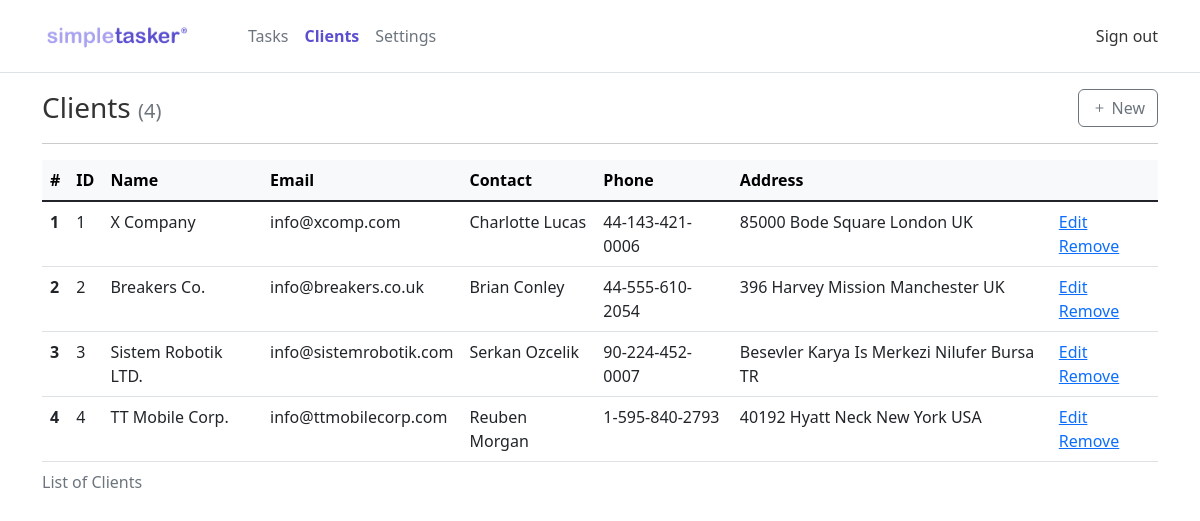
The page /clients (signed in) on the database its author committed.
### tables this page shows
CREATE TABLE "clients" (
	"clientid"	INTEGER NOT NULL,
	"userid"	INTEGER,
	"name"	TEXT NOT NULL,
	"email"	TEXT,
	"contact"	TEXT,
	"phone"	TEXT,
	"address"	TEXT,
	"status"	INTEGER DEFAULT 1,
	PRIMARY KEY("clientid" AUTOINCREMENT)
);

### app.py (the view)
@app.route("/clients")
@login_required
def clients():
    if request.args.get("submit") == 'remove' and request.args.get("clientid"):
        sql = db.execute("UPDATE clients SET status = -1 WHERE userid = ? AND clientid = ?", session["userid"], request.args.get("clientid"))
        if sql > 0:
            flash('Client removed!')
        else:
            flash('Client not removed!', 'error')
    clients = db.execute("SELECT * FROM clients WHERE status != -1 AND userid = ?", session["userid"])
    for i, client in enumerate(clients, start = 1):
        client["row"] = i
    return render_template("clients.html", clients = clients, count = len(clients))

### app.py (called while the page is built)
@app.after_request
def after_request(response):
    response.headers["Cache-Control"] = "no-cache, no-store, must-revalidate"
    response.headers["Expires"] = 0
    response.headers["Pragma"] = "no-cache"
    return response

### helpers.py (called while the page is built)
def login_required(f):
    @wraps(f)
    def decorated_function(*args, **kwargs):
        if session.get("userid") is None:
            return redirect("/login")
        return f(*args, **kwargs)
    return decorated_function

### templates/clients.html (shortened to what this page needs)
{% extends "layout.html" %}
{% block main %}
<main>
    <header class="p-3 mb-3 border-bottom">
        <div class="container">
            <div class="d-flex flex-wrap align-items-center justify-content-center justify-content-lg-start">
                <a href="/" class="d-flex align-items-center mb-2 mb-lg-0 text-dark text-decoration-none">
                    <img class="header-logo" src="/static/logo.png" width="150">
                </a>
                <ul class="nav col-12 col-lg-auto me-lg-auto mb-2 justify-content-center mb-md-0 ms-5">
                    <li><a href="/" class="nav-link px-2 link-secondary">Tasks</a></li>
                    <li><a href="/clients" class="nav-link px-2 link-secondary fw-bold pcolor">Clients</a></li>
                    <li><a href="/settings" class="nav-link px-2 link-secondary">Settings</a></li>
                </ul>
                <div class="text-end">
                    <ul class="nav col-12 col-lg-auto me-lg-auto mb-2 justify-content-center mb-md-0">
                        <li><a class="dropdown-item" href="/logout">Sign out</a></li>
                    </ul>
                </div>
            </div>
        </div>
    </header>
    <div class="container">
        <div class="d-flex align-items-center">
            <h3 class="mb-0 flex-grow-1">Clients <span class="text-muted fs-5">({{ count or 0 }})</span></h3>
            <a href="/addClient" class="btn btn-outline-secondary ms-2"><i class="bi-plus"></i> New</a>
        </div>
        <hr>
        <table class="table">
            <caption>List of Clients</caption>
            <thead class="table-light">
                <tr>
                    <th scope="col">#</th>
                    <th scope="col">ID</th>
                    <th scope="col">Name</th>
                    <th scope="col">Email</th>
                    <th scope="col">Contact</th>
                    <th scope="col">Phone</th>
                    <th scope="col">Address</th>
                    <th scope="col"></th>
                </tr>
            </thead>
            <tbody class="table-group-divider">
                {% for client in clients %}
                <tr>
                    <th scope="row">{{ client.row }}</th>
                    <td>{{ client.clientid }}</td>
                    <td>{{ client.name }}</td>
                    <td>{{ client.email or '' }}</td>
                    <td>{{ client.contact or ''  }}</td>
                    <td>{{ client.phone or ''  }}</td>
                    <td>{{ client.address or ''  }}</td>
                    <td><a href="/addClient?clientid={{ client.clientid }}">Edit</a> <a href="#" onclick="remove({{ client.clientid }})">Remove</a></td>
                </tr>
                {% endfor %}
            </tbody>
        </table>
    </div>
</main>
{% endblock %}

### templates/layout.html (shortened to what this page needs)
<!DOCTYPE html>
<html lang="en">
    <head>
        <link href="https://cdn.jsdelivr.net/npm/bootstrap@5.2.3/dist/css/bootstrap.min.css" rel="stylesheet">
        <link rel="stylesheet" href="https://cdn.jsdelivr.net/npm/bootstrap-icons@1.10.2/font/bootstrap-icons.css">
        <link href="/static/jquery-ui.css" rel="stylesheet">
        <link href="/static/custom.css" rel="stylesheet">
    </head>
    <body>
        {% block main %}{% endblock %}
    </body>
</html>

### static/custom.css (style rules this page uses)
html, body { height: 100%; color: #333; }
.pcolor { color: #5c4fcf !important; }

### rows shown on the page
clients: row "1", clientid "1", name "X Company", email "info@xcomp.com", contact "Charlotte Lucas", phone "44-143-421-0006", address "85000 Bode Square London UK"
clients: row "2", clientid "2", name "Breakers Co.", email "info@breakers.co.uk", contact "Brian Conley", phone "44-555-610-2054", address "396 Harvey Mission Manchester UK"
clients: row "3", clientid "3", name "Sistem Robotik LTD.", email "info@sistemrobotik.com", contact "Serkan Ozcelik", phone "90-224-452-0007", address "Besevler Karya Is Merkezi Nilufer Bursa TR"
clients: row "4", clientid "4", name "TT Mobile Corp.", email "info@ttmobilecorp.com", contact "Reuben Morgan", phone "1-595-840-2793", address "40192 Hyatt Neck New York USA"

### other values the page prints
{{ count or 0 }} "4"
